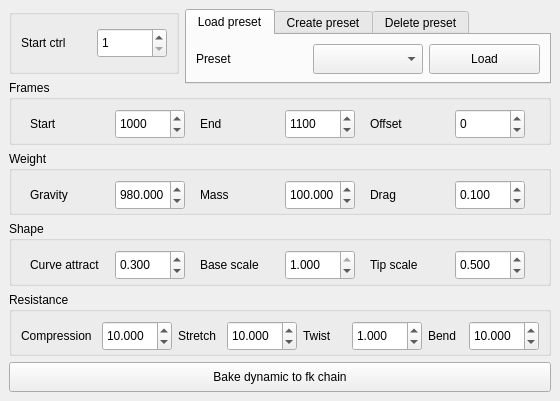
<?xml version="1.0" encoding="UTF-8"?>
<ui version="4.0">
 <class>bake_fk_chain_to_dyn_window</class>
 <widget class="QMainWindow" name="bake_fk_chain_to_dyn_window">
  <property name="enabled">
   <bool>true</bool>
  </property>
  <property name="geometry">
   <rect>
    <x>0</x>
    <y>0</y>
    <width>560</width>
    <height>401</height>
   </rect>
  </property>
  <property name="minimumSize">
   <size>
    <width>560</width>
    <height>401</height>
   </size>
  </property>
  <property name="maximumSize">
   <size>
    <width>560</width>
    <height>401</height>
   </size>
  </property>
  <property name="windowTitle">
   <string>Bake dynamic to fk chain</string>
  </property>
  <widget class="QWidget" name="centralwidget">
   <property name="maximumSize">
    <size>
     <width>16777215</width>
     <height>16777215</height>
    </size>
   </property>
   <layout class="QGridLayout" name="gridLayout_6">
    <item row="0" column="1">
     <widget class="QTabWidget" name="tabWidget">
      <property name="minimumSize">
       <size>
        <width>0</width>
        <height>75</height>
       </size>
      </property>
      <property name="maximumSize">
       <size>
        <width>16777215</width>
        <height>75</height>
       </size>
      </property>
      <property name="currentIndex">
       <number>0</number>
      </property>
      <widget class="QWidget" name="tab">
       <attribute name="title">
        <string>Load preset</string>
       </attribute>
       <layout class="QHBoxLayout" name="horizontalLayout_6">
        <item>
         <widget class="QLabel" name="label_14">
          <property name="minimumSize">
           <size>
            <width>0</width>
            <height>30</height>
           </size>
          </property>
          <property name="text">
           <string>Preset</string>
          </property>
         </widget>
        </item>
        <item>
         <widget class="QComboBox" name="preset_comboBox">
          <property name="minimumSize">
           <size>
            <width>0</width>
            <height>30</height>
           </size>
          </property>
         </widget>
        </item>
        <item>
         <widget class="QPushButton" name="load_preset_pushButton">
          <property name="minimumSize">
           <size>
            <width>0</width>
            <height>30</height>
           </size>
          </property>
          <property name="text">
           <string>Load</string>
          </property>
         </widget>
        </item>
       </layout>
      </widget>
      <widget class="QWidget" name="tab_2">
       <attribute name="title">
        <string>Create preset</string>
       </attribute>
       <layout class="QHBoxLayout" name="horizontalLayout_5">
        <item>
         <widget class="QLabel" name="label_15">
          <property name="minimumSize">
           <size>
            <width>0</width>
            <height>30</height>
           </size>
          </property>
          <property name="text">
           <string>Preset name</string>
          </property>
         </widget>
        </item>
        <item>
         <widget class="QLineEdit" name="preset_name_lineEdit">
          <property name="minimumSize">
           <size>
            <width>0</width>
            <height>30</height>
           </size>
          </property>
         </widget>
        </item>
        <item>
         <widget class="QPushButton" name="save_preset_pushButton">
          <property name="minimumSize">
           <size>
            <width>0</width>
            <height>30</height>
           </size>
          </property>
          <property name="text">
           <string>Save preset</string>
          </property>
         </widget>
        </item>
       </layout>
      </widget>
      <widget class="QWidget" name="tab_7">
       <attribute name="title">
        <string>Delete preset</string>
       </attribute>
       <layout class="QHBoxLayout" name="horizontalLayout_4">
        <item>
         <widget class="QLabel" name="label_16">
          <property name="minimumSize">
           <size>
            <width>0</width>
            <height>30</height>
           </size>
          </property>
          <property name="text">
           <string>Preset name</string>
          </property>
         </widget>
        </item>
        <item>
         <widget class="QComboBox" name="delete_preset_comboBox">
          <property name="minimumSize">
           <size>
            <width>0</width>
            <height>30</height>
           </size>
          </property>
         </widget>
        </item>
        <item>
         <widget class="QPushButton" name="delete_preset_pushButton">
          <property name="minimumSize">
           <size>
            <width>0</width>
            <height>30</height>
           </size>
          </property>
          <property name="text">
           <string>Delete</string>
          </property>
         </widget>
        </item>
       </layout>
      </widget>
     </widget>
    </item>
    <item row="0" column="0">
     <widget class="QGroupBox" name="groupBox_5">
      <property name="title">
       <string/>
      </property>
      <layout class="QGridLayout" name="gridLayout">
       <item row="0" column="0">
        <widget class="QLabel" name="label_17">
         <property name="minimumSize">
          <size>
           <width>70</width>
           <height>30</height>
          </size>
         </property>
         <property name="maximumSize">
          <size>
           <width>70</width>
           <height>16777215</height>
          </size>
         </property>
         <property name="toolTip">
          <string>Number of the first controller to simulate. Ex: 4 would be for the controller 'c_tail_seg_04_ctrl'</string>
         </property>
         <property name="text">
          <string>Start ctrl</string>
         </property>
        </widget>
       </item>
       <item row="0" column="1">
        <widget class="QSpinBox" name="start_ctrl_spinBox">
         <property name="minimumSize">
          <size>
           <width>70</width>
           <height>30</height>
          </size>
         </property>
         <property name="maximumSize">
          <size>
           <width>70</width>
           <height>16777215</height>
          </size>
         </property>
         <property name="toolTip">
          <string>Number of the first controller to simulate. Ex: 4 would be for the controller 'c_tail_seg_04_ctrl'</string>
         </property>
         <property name="minimum">
          <number>1</number>
         </property>
         <property name="maximum">
          <number>99</number>
         </property>
         <property name="value">
          <number>1</number>
         </property>
        </widget>
       </item>
      </layout>
     </widget>
    </item>
    <item row="2" column="0" colspan="2">
     <widget class="QGroupBox" name="groupBox_3">
      <property name="title">
       <string>Weight</string>
      </property>
      <layout class="QGridLayout" name="gridLayout_4">
       <item row="0" column="0">
        <widget class="QLabel" name="label_13">
         <property name="minimumSize">
          <size>
           <width>0</width>
           <height>30</height>
          </size>
         </property>
         <property name="maximumSize">
          <size>
           <width>70</width>
           <height>16777215</height>
          </size>
         </property>
         <property name="toolTip">
          <string>Determines the amount of attraction of the current hair position to its base shape. Value of 1 means that only collisions and field are going to impact the shape of the curve.</string>
         </property>
         <property name="text">
          <string>Gravity</string>
         </property>
        </widget>
       </item>
       <item row="0" column="1">
        <widget class="QDoubleSpinBox" name="gravity_doubleSpinBox">
         <property name="minimumSize">
          <size>
           <width>70</width>
           <height>30</height>
          </size>
         </property>
         <property name="maximumSize">
          <size>
           <width>70</width>
           <height>16777215</height>
          </size>
         </property>
         <property name="toolTip">
          <string>Determines the amount of attraction of the Fkchain to the ground. Standard value is 980 (9.8 earth gravity x 100 due to maya scale)</string>
         </property>
         <property name="decimals">
          <number>3</number>
         </property>
         <property name="minimum">
          <double>-100000.000000000000000</double>
         </property>
         <property name="maximum">
          <double>100000.000000000000000</double>
         </property>
         <property name="singleStep">
          <double>10.000000000000000</double>
         </property>
         <property name="value">
          <double>980.000000000000000</double>
         </property>
        </widget>
       </item>
       <item row="0" column="2">
        <widget class="QLabel" name="label_8">
         <property name="minimumSize">
          <size>
           <width>0</width>
           <height>30</height>
          </size>
         </property>
         <property name="maximumSize">
          <size>
           <width>70</width>
           <height>16777215</height>
          </size>
         </property>
         <property name="toolTip">
          <string>Affects the collision with other nucleus objects, and influence the drag. A high value makes it behave like a chain, while a low value makes it behave like hair.</string>
         </property>
         <property name="text">
          <string>Mass</string>
         </property>
        </widget>
       </item>
       <item row="0" column="3">
        <widget class="QDoubleSpinBox" name="mass_doubleSpinBox">
         <property name="minimumSize">
          <size>
           <width>70</width>
           <height>30</height>
          </size>
         </property>
         <property name="maximumSize">
          <size>
           <width>70</width>
           <height>16777215</height>
          </size>
         </property>
         <property name="toolTip">
          <string>Affects the collision with other nucleus objects, and influence the drag. A high value makes it behave like a chain, while a low value makes it behave like hair.</string>
         </property>
         <property name="decimals">
          <number>3</number>
         </property>
         <property name="minimum">
          <double>0.000000000000000</double>
         </property>
         <property name="maximum">
          <double>100000.000000000000000</double>
         </property>
         <property name="singleStep">
          <double>1.000000000000000</double>
         </property>
         <property name="value">
          <double>100.000000000000000</double>
         </property>
        </widget>
       </item>
       <item row="0" column="4">
        <widget class="QLabel" name="label_9">
         <property name="minimumSize">
          <size>
           <width>0</width>
           <height>30</height>
          </size>
         </property>
         <property name="maximumSize">
          <size>
           <width>70</width>
           <height>16777215</height>
          </size>
         </property>
         <property name="toolTip">
          <string>Simulate friction with the air, in addition to help stabilize the simulation. Value of 1.0 makes it behave as if it has no inertial motion, while a low value makes it behave as if it has a lot of inertial motion.</string>
         </property>
         <property name="text">
          <string>Drag</string>
         </property>
        </widget>
       </item>
       <item row="0" column="5">
        <widget class="QDoubleSpinBox" name="drag_doubleSpinBox">
         <property name="minimumSize">
          <size>
           <width>70</width>
           <height>30</height>
          </size>
         </property>
         <property name="maximumSize">
          <size>
           <width>70</width>
           <height>16777215</height>
          </size>
         </property>
         <property name="toolTip">
          <string>Simulate friction with the air, in addition to help stabilize the simulation. Value of 1.0 makes it behave as if it has no inertial motion, while a low value makes it behave as if it has a lot of inertial motion.</string>
         </property>
         <property name="decimals">
          <number>3</number>
         </property>
         <property name="maximum">
          <double>100.000000000000000</double>
         </property>
         <property name="singleStep">
          <double>0.010000000000000</double>
         </property>
         <property name="value">
          <double>0.100000000000000</double>
         </property>
        </widget>
       </item>
      </layout>
     </widget>
    </item>
    <item row="5" column="0" colspan="2">
     <widget class="QPushButton" name="bake_to_dyn_pushButton">
      <property name="minimumSize">
       <size>
        <width>0</width>
        <height>30</height>
       </size>
      </property>
      <property name="text">
       <string>Bake dynamic to fk chain</string>
      </property>
     </widget>
    </item>
    <item row="4" column="0" colspan="2">
     <widget class="QGroupBox" name="groupBox_2">
      <property name="title">
       <string>Resistance</string>
      </property>
      <layout class="QGridLayout" name="gridLayout_3">
       <item row="0" column="2">
        <widget class="QDoubleSpinBox" name="compr_res_doubleSpinBox">
         <property name="minimumSize">
          <size>
           <width>0</width>
           <height>30</height>
          </size>
         </property>
         <property name="maximumSize">
          <size>
           <width>70</width>
           <height>16777215</height>
          </size>
         </property>
         <property name="toolTip">
          <string>Specifies the amount that the curve resists compression along a segment.</string>
         </property>
         <property name="decimals">
          <number>3</number>
         </property>
         <property name="minimum">
          <double>0.000000000000000</double>
         </property>
         <property name="maximum">
          <double>100000.000000000000000</double>
         </property>
         <property name="singleStep">
          <double>1.000000000000000</double>
         </property>
         <property name="value">
          <double>10.000000000000000</double>
         </property>
        </widget>
       </item>
       <item row="0" column="3">
        <widget class="QLabel" name="label_4">
         <property name="minimumSize">
          <size>
           <width>0</width>
           <height>30</height>
          </size>
         </property>
         <property name="maximumSize">
          <size>
           <width>70</width>
           <height>16777215</height>
          </size>
         </property>
         <property name="toolTip">
          <string>Specifies the amount the curve resists stretching when under tension. Large values require more computation resulting in longer simulation times.</string>
         </property>
         <property name="text">
          <string>Stretch</string>
         </property>
        </widget>
       </item>
       <item row="0" column="4">
        <widget class="QDoubleSpinBox" name="stretch_res_doubleSpinBox">
         <property name="minimumSize">
          <size>
           <width>0</width>
           <height>30</height>
          </size>
         </property>
         <property name="maximumSize">
          <size>
           <width>70</width>
           <height>16777215</height>
          </size>
         </property>
         <property name="toolTip">
          <string>Specifies the amount the curve resists stretching when under tension. Large values require more computation resulting in longer simulation times.</string>
         </property>
         <property name="decimals">
          <number>3</number>
         </property>
         <property name="minimum">
          <double>0.000000000000000</double>
         </property>
         <property name="maximum">
          <double>100000.000000000000000</double>
         </property>
         <property name="singleStep">
          <double>1.000000000000000</double>
         </property>
         <property name="value">
          <double>10.000000000000000</double>
         </property>
        </widget>
       </item>
       <item row="0" column="5">
        <widget class="QLabel" name="label_7">
         <property name="minimumSize">
          <size>
           <width>0</width>
           <height>30</height>
          </size>
         </property>
         <property name="maximumSize">
          <size>
           <width>70</width>
           <height>16777215</height>
          </size>
         </property>
         <property name="toolTip">
          <string>Specifies the amount that the curve can dynamically twist along its length. This value is noticeable when the rest shape of the curve is not straight : incresing value can preserve the rest shape.</string>
         </property>
         <property name="text">
          <string>Twist</string>
         </property>
        </widget>
       </item>
       <item row="0" column="6">
        <widget class="QDoubleSpinBox" name="twist_res_doubleSpinBox">
         <property name="minimumSize">
          <size>
           <width>0</width>
           <height>30</height>
          </size>
         </property>
         <property name="maximumSize">
          <size>
           <width>70</width>
           <height>16777215</height>
          </size>
         </property>
         <property name="toolTip">
          <string>Specifies the amount that the curve can dynamically twist along its length. This value is noticeable when the rest shape of the curve is not straight : increasing value can preserve the rest shape.</string>
         </property>
         <property name="decimals">
          <number>3</number>
         </property>
         <property name="minimum">
          <double>0.000000000000000</double>
         </property>
         <property name="maximum">
          <double>100000.000000000000000</double>
         </property>
         <property name="singleStep">
          <double>1.000000000000000</double>
         </property>
         <property name="value">
          <double>1.000000000000000</double>
         </property>
        </widget>
       </item>
       <item row="0" column="7">
        <widget class="QLabel" name="label_6">
         <property name="minimumSize">
          <size>
           <width>0</width>
           <height>30</height>
          </size>
         </property>
         <property name="maximumSize">
          <size>
           <width>35</width>
           <height>16777215</height>
          </size>
         </property>
         <property name="toolTip">
          <string>Specifies the amount that the curve resists bending when under strain. Large values require more computation resulting in longer simulation times.</string>
         </property>
         <property name="text">
          <string>Bend</string>
         </property>
        </widget>
       </item>
       <item row="0" column="8">
        <widget class="QDoubleSpinBox" name="bend_res_doubleSpinBox">
         <property name="minimumSize">
          <size>
           <width>0</width>
           <height>30</height>
          </size>
         </property>
         <property name="maximumSize">
          <size>
           <width>70</width>
           <height>16777215</height>
          </size>
         </property>
         <property name="toolTip">
          <string>Specifies the amount that the curve resists bending when under strain. Large values require more computation resulting in longer simulation times.</string>
         </property>
         <property name="decimals">
          <number>3</number>
         </property>
         <property name="minimum">
          <double>0.000000000000000</double>
         </property>
         <property name="maximum">
          <double>100000.000000000000000</double>
         </property>
         <property name="singleStep">
          <double>1.000000000000000</double>
         </property>
         <property name="value">
          <double>10.000000000000000</double>
         </property>
        </widget>
       </item>
       <item row="0" column="1">
        <widget class="QLabel" name="label_5">
         <property name="minimumSize">
          <size>
           <width>75</width>
           <height>30</height>
          </size>
         </property>
         <property name="maximumSize">
          <size>
           <width>75</width>
           <height>16777215</height>
          </size>
         </property>
         <property name="toolTip">
          <string>Specifies the amount that the curve resists compression along a segment.</string>
         </property>
         <property name="text">
          <string>Compression</string>
         </property>
        </widget>
       </item>
      </layout>
     </widget>
    </item>
    <item row="3" column="0" colspan="2">
     <widget class="QGroupBox" name="groupBox_4">
      <property name="title">
       <string>Shape</string>
      </property>
      <layout class="QGridLayout" name="gridLayout_5">
       <item row="0" column="0">
        <widget class="QLabel" name="label_10">
         <property name="minimumSize">
          <size>
           <width>0</width>
           <height>30</height>
          </size>
         </property>
         <property name="maximumSize">
          <size>
           <width>70</width>
           <height>16777215</height>
          </size>
         </property>
         <property name="toolTip">
          <string>Determines the amount of attraction of the current hair position to its base shape. Value of 1 means that only collisions and field are going to impact the shape of the curve.</string>
         </property>
         <property name="text">
          <string>Curve attract</string>
         </property>
        </widget>
       </item>
       <item row="0" column="1">
        <widget class="QDoubleSpinBox" name="start_curve_attract_doubleSpinBox">
         <property name="minimumSize">
          <size>
           <width>70</width>
           <height>30</height>
          </size>
         </property>
         <property name="maximumSize">
          <size>
           <width>70</width>
           <height>16777215</height>
          </size>
         </property>
         <property name="toolTip">
          <string>Determines the amount of attraction of the current hair position to its base shape. Value of 1 means that only collisions and field are going to impact the shape of the curve.</string>
         </property>
         <property name="decimals">
          <number>3</number>
         </property>
         <property name="minimum">
          <double>0.000000000000000</double>
         </property>
         <property name="maximum">
          <double>100000.000000000000000</double>
         </property>
         <property name="singleStep">
          <double>0.100000000000000</double>
         </property>
         <property name="value">
          <double>0.300000000000000</double>
         </property>
        </widget>
       </item>
       <item row="0" column="2">
        <widget class="QLabel" name="label_11">
         <property name="minimumSize">
          <size>
           <width>0</width>
           <height>30</height>
          </size>
         </property>
         <property name="maximumSize">
          <size>
           <width>70</width>
           <height>16777215</height>
          </size>
         </property>
         <property name="toolTip">
          <string>Curve attract base scale : Influence of the start curve attract attribute at the base of the curve.</string>
         </property>
         <property name="text">
          <string>Base scale</string>
         </property>
        </widget>
       </item>
       <item row="0" column="5">
        <widget class="QDoubleSpinBox" name="start_curve_attract_tip_scale_doubleSpinBox">
         <property name="minimumSize">
          <size>
           <width>70</width>
           <height>30</height>
          </size>
         </property>
         <property name="maximumSize">
          <size>
           <width>70</width>
           <height>16777215</height>
          </size>
         </property>
         <property name="toolTip">
          <string>Curve attract tip scale : Influence of the start curve attract attribute at the tip of the curve.</string>
         </property>
         <property name="decimals">
          <number>3</number>
         </property>
         <property name="minimum">
          <double>0.000000000000000</double>
         </property>
         <property name="maximum">
          <double>1.000000000000000</double>
         </property>
         <property name="singleStep">
          <double>0.100000000000000</double>
         </property>
         <property name="value">
          <double>0.500000000000000</double>
         </property>
        </widget>
       </item>
       <item row="0" column="3">
        <widget class="QDoubleSpinBox" name="start_curve_attract_base_scale_doubleSpinBox">
         <property name="minimumSize">
          <size>
           <width>70</width>
           <height>30</height>
          </size>
         </property>
         <property name="maximumSize">
          <size>
           <width>70</width>
           <height>16777215</height>
          </size>
         </property>
         <property name="toolTip">
          <string>Curve attract base scale : Influence of the start curve attract attribute at the base of the curve.</string>
         </property>
         <property name="decimals">
          <number>3</number>
         </property>
         <property name="maximum">
          <double>1.000000000000000</double>
         </property>
         <property name="singleStep">
          <double>0.100000000000000</double>
         </property>
         <property name="value">
          <double>1.000000000000000</double>
         </property>
        </widget>
       </item>
       <item row="0" column="4">
        <widget class="QLabel" name="label_12">
         <property name="minimumSize">
          <size>
           <width>0</width>
           <height>30</height>
          </size>
         </property>
         <property name="maximumSize">
          <size>
           <width>70</width>
           <height>16777215</height>
          </size>
         </property>
         <property name="toolTip">
          <string>Curve attract tip scale : Influence of the start curve attract attribute at the tip of the curve.</string>
         </property>
         <property name="text">
          <string>Tip scale</string>
         </property>
        </widget>
       </item>
      </layout>
     </widget>
    </item>
    <item row="1" column="0" colspan="2">
     <widget class="QGroupBox" name="groupBox">
      <property name="title">
       <string>Frames</string>
      </property>
      <layout class="QGridLayout" name="gridLayout_2">
       <item row="0" column="3">
        <widget class="QSpinBox" name="end_frame_spinBox">
         <property name="minimumSize">
          <size>
           <width>70</width>
           <height>30</height>
          </size>
         </property>
         <property name="maximumSize">
          <size>
           <width>70</width>
           <height>16777215</height>
          </size>
         </property>
         <property name="toolTip">
          <string>Frame to stop the simulation at.</string>
         </property>
         <property name="minimum">
          <number>-100000</number>
         </property>
         <property name="maximum">
          <number>100000</number>
         </property>
         <property name="value">
          <number>1100</number>
         </property>
        </widget>
       </item>
       <item row="0" column="2">
        <widget class="QLabel" name="label_2">
         <property name="minimumSize">
          <size>
           <width>70</width>
           <height>30</height>
          </size>
         </property>
         <property name="maximumSize">
          <size>
           <width>70</width>
           <height>16777215</height>
          </size>
         </property>
         <property name="toolTip">
          <string>Frame to stop the simulation at.</string>
         </property>
         <property name="text">
          <string>End</string>
         </property>
        </widget>
       </item>
       <item row="0" column="4">
        <widget class="QLabel" name="label_3">
         <property name="minimumSize">
          <size>
           <width>70</width>
           <height>30</height>
          </size>
         </property>
         <property name="maximumSize">
          <size>
           <width>70</width>
           <height>16777215</height>
          </size>
         </property>
         <property name="toolTip">
          <string>Offset in number of frames.</string>
         </property>
         <property name="text">
          <string>Offset</string>
         </property>
        </widget>
       </item>
       <item row="0" column="0">
        <widget class="QLabel" name="label">
         <property name="minimumSize">
          <size>
           <width>70</width>
           <height>30</height>
          </size>
         </property>
         <property name="maximumSize">
          <size>
           <width>70</width>
           <height>16777215</height>
          </size>
         </property>
         <property name="toolTip">
          <string>The best way to get a better simulation is to start 50 or 100 frames before your animation and then delete all the key prior to your animation.</string>
         </property>
         <property name="text">
          <string>Start</string>
         </property>
        </widget>
       </item>
       <item row="0" column="1">
        <widget class="QSpinBox" name="start_frame_spinBox">
         <property name="minimumSize">
          <size>
           <width>70</width>
           <height>30</height>
          </size>
         </property>
         <property name="maximumSize">
          <size>
           <width>70</width>
           <height>16777215</height>
          </size>
         </property>
         <property name="toolTip">
          <string>The best way to get a better simulation is to start 50 or 100 frames before your animation and then delete all the key prior to your animation.</string>
         </property>
         <property name="minimum">
          <number>-100000</number>
         </property>
         <property name="maximum">
          <number>100000</number>
         </property>
         <property name="value">
          <number>1000</number>
         </property>
        </widget>
       </item>
       <item row="0" column="5">
        <widget class="QSpinBox" name="offset_spinBox">
         <property name="minimumSize">
          <size>
           <width>70</width>
           <height>30</height>
          </size>
         </property>
         <property name="maximumSize">
          <size>
           <width>70</width>
           <height>16777215</height>
          </size>
         </property>
         <property name="toolTip">
          <string>Offset in number of frames.</string>
         </property>
         <property name="minimum">
          <number>-100000</number>
         </property>
         <property name="maximum">
          <number>100000</number>
         </property>
        </widget>
       </item>
      </layout>
     </widget>
    </item>
   </layout>
  </widget>
 </widget>
 <tabstops>
  <tabstop>start_ctrl_spinBox</tabstop>
  <tabstop>tabWidget</tabstop>
  <tabstop>preset_comboBox</tabstop>
  <tabstop>load_preset_pushButton</tabstop>
  <tabstop>preset_name_lineEdit</tabstop>
  <tabstop>save_preset_pushButton</tabstop>
  <tabstop>delete_preset_comboBox</tabstop>
  <tabstop>delete_preset_pushButton</tabstop>
  <tabstop>start_frame_spinBox</tabstop>
  <tabstop>end_frame_spinBox</tabstop>
  <tabstop>offset_spinBox</tabstop>
  <tabstop>gravity_doubleSpinBox</tabstop>
  <tabstop>mass_doubleSpinBox</tabstop>
  <tabstop>drag_doubleSpinBox</tabstop>
  <tabstop>start_curve_attract_doubleSpinBox</tabstop>
  <tabstop>start_curve_attract_base_scale_doubleSpinBox</tabstop>
  <tabstop>start_curve_attract_tip_scale_doubleSpinBox</tabstop>
  <tabstop>compr_res_doubleSpinBox</tabstop>
  <tabstop>stretch_res_doubleSpinBox</tabstop>
  <tabstop>twist_res_doubleSpinBox</tabstop>
  <tabstop>bend_res_doubleSpinBox</tabstop>
  <tabstop>bake_to_dyn_pushButton</tabstop>
 </tabstops>
 <resources/>
 <connections/>
</ui>
